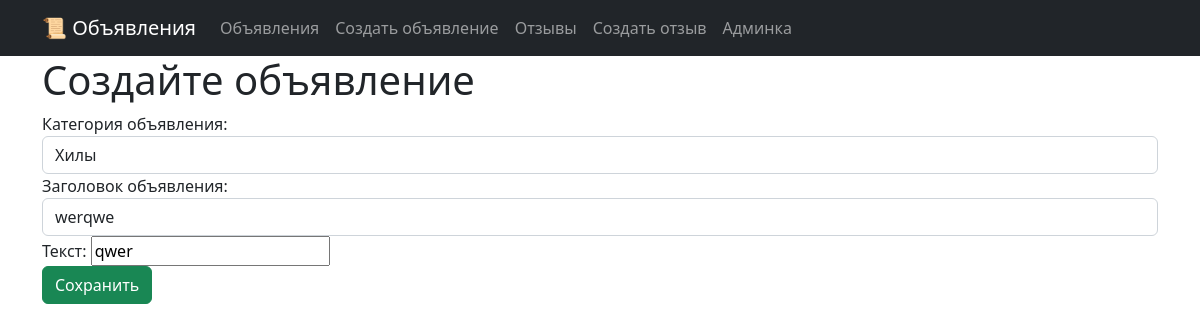
The page /posts/update/3/ on the database its author committed.
### boardapp/models.py (models this page shows, shortened)
class Post(models.Model):
    user = models.ForeignKey(User, on_delete=models.CASCADE, related_name='user_posts')
    title = models.CharField(max_length=128)
    content = models.TextField()
    dateCreation = models.DateTimeField(auto_now_add=True)
    TANK = 'TK'
    HEAL = 'HL'
    DD = 'DD'
    MERCHANT = 'MC'
    GUILDMASTER = 'GM'
    QUESTGIVER = 'QG'
    BLACKSMITH = 'BS'
    LEATHERWORKER = 'LW'
    POTIONSMASTER = 'PM'
    SPELLMASTER = 'SM'
    CATEGORY_CHOICES = (
        (TANK, 'Танки'),
        (HEAL, 'Хилы'),
        (DD, 'ДД'),
        (MERCHANT, 'Торговцы'),
        (GUILDMASTER, 'Гилдмастеры'),
        (QUESTGIVER, 'Квестгиверы'),
        (BLACKSMITH, 'Кузнецы'),
        (LEATHERWORKER, 'Кожевники'),
        (POTIONSMASTER, 'Зельевары'),
        (SPELLMASTER, 'Мастера заклинаний'),
    )
    categoryType = models.CharField(max_length=2, choices=CATEGORY_CHOICES)

### boardapp/views.py (the view)
# urls.py: path('posts/update/<int:pk>/', PostUpdateView.as_view(), name='post_update'),
class PostUpdateView(UpdateView):
    template_name = 'boardapp/postcreate.html'
    form_class = PostForm
    success_url = '/'
    def get_object(self, **kwargs):
        id = self.kwargs.get('pk')
        return Post.objects.get(pk=id)

### boardapp/forms.py
class PostForm(ModelForm):
  content = forms.CharField(widget=SummernoteWidget(), label='Текст')
  class Meta:
    model = Post
    fields = ['categoryType','title','content']
    widgets = {
        'categoryType' : forms.Select(attrs={'class': 'form-control',}),
        'title' : forms.TextInput(attrs={'type': 'text', 'class': 'form-control', }),
    }
    labels = {
      'categoryType': 'Категория объявления',
      'title': 'Заголовок объявления',
    }

### boardapp/templates/boardapp/postcreate.html (shortened to what this page needs)
{% extends 'layout/default.html' %}
{% block content %}
<h1>Создайте объявление</h1>
<form method="POST">
 {{ form }}
   <br>
   <input class="btn btn-success" type="submit" value="Сохранить">
</form>
{% endblock content %}

### rows shown on the page
Post: categoryType "Хилы", title "werqwe", content "qwer"
